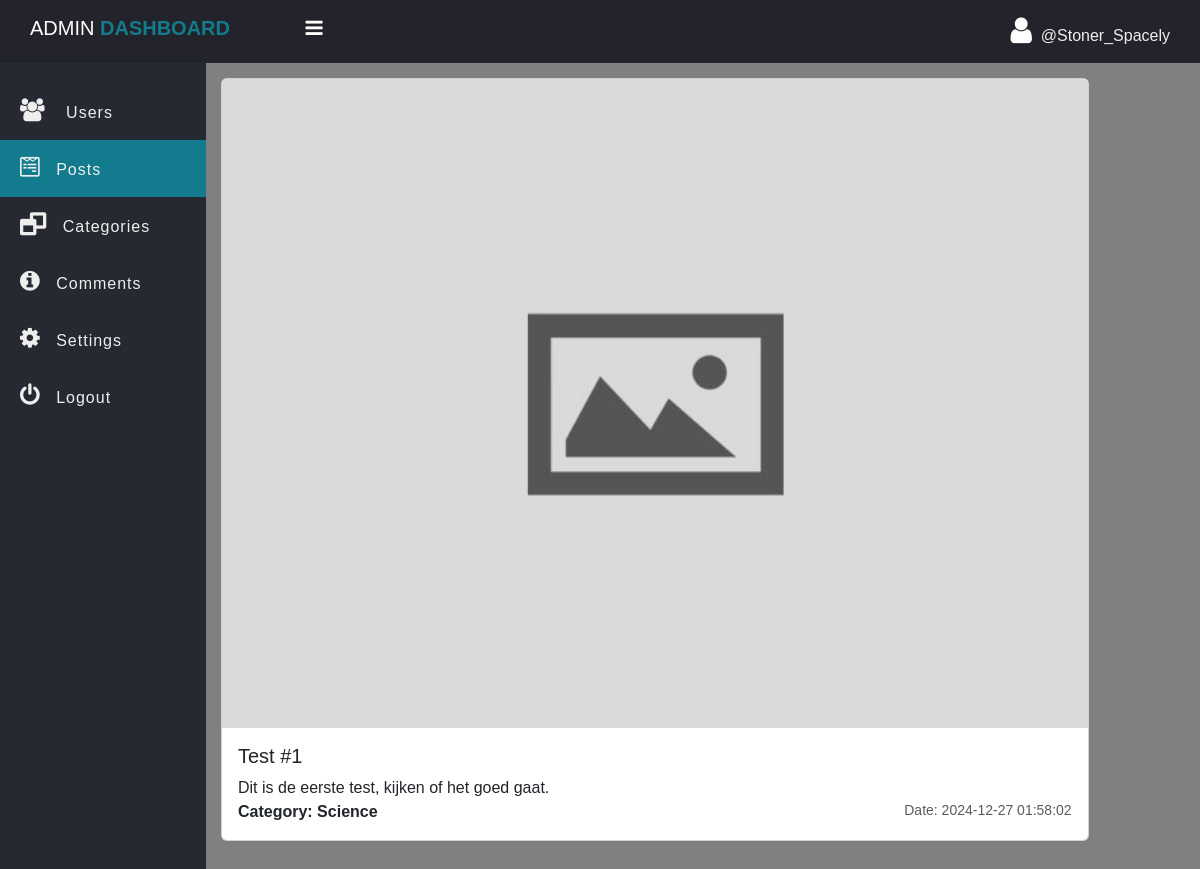
Page /admin/single_post.php?post_id=21 (signed in) on the committed database.
### tables this page shows
CREATE TABLE `post` (
  `post_id` int(11) NOT NULL,
  `post_title` varchar(127) NOT NULL,
  `post_text` text NOT NULL,
  `category` int(11) NOT NULL,
  `publish` int(2) NOT NULL DEFAULT 1,
  `cover_url` varchar(255) NOT NULL DEFAULT 'default.jpg',
  `crated_at` datetime NOT NULL DEFAULT current_timestamp()
);

CREATE TABLE `category` (
  `id` int(11) NOT NULL,
  `category` varchar(127) NOT NULL
);

### admin/data/post.php (called while the page is built, shortened)
<?php
function getById($conn, $id) {
    $sql = "SELECT * FROM post WHERE post_id=?";
    $stmt = $conn->prepare($sql);
    $stmt->execute([$id]);
    if ($stmt->rowCount() >= 1) {
        $data = $stmt->fetch();
        return $data;
    } else {
        return 0;
    }
}
function getCategoryById($conn, $id) {
    $sql = "SELECT * FROM category WHERE id=?";
    $stmt = $conn->prepare($sql);
    $stmt->execute([$id]);
    if ($stmt->rowCount() >= 1) {
        $data = $stmt->fetch();
        return $data;
    } else {
        return 0;
    }
}

### admin/single_post.php (the view, shortened to what this page needs)
<?php
if (isset($_SESSION['admin_id']) && isset($_SESSION['username']) && isset($_GET['post_id'])) {
    $post_id = $_GET['post_id'];
	include_once("data/post.php");
	include_once("../db_conn.php");
	$posts = getById($conn, $post_id);
    $category = getCategoryById($conn, $posts['category']);
 ?>
<!DOCTYPE html>
<html>
<head>
	<link rel="stylesheet" href="https://stackpath.bootstrapcdn.com/font-awesome/4.7.0/css/font-awesome.min.css">
    <link href="https://cdn.jsdelivr.net/npm/bootstrap@5.3.3/dist/css/bootstrap.min.css" rel="stylesheet">
	<link rel="stylesheet" href="../css/side-bar.css">
	<link rel="stylesheet" href="../css/style.css">
</head>
<body>
	<?php
        include "inc/side-nav.php";
    ?>
    <div class="main-table">
        <div class="card main-blog-card mb-5">
            <img src="../upload/blog/<?=$posts['cover_url'] ?>" class="card-img-top" alt="...">
            <div class="card-body">
                <h5 class="card-title"><?=$posts['post_title'] ?></h5>
                <?=$posts['post_text'] ?>
                <p class="card-text d-flex justify-content-between">
                    <b>Category: <?=$category['category']?></b>
                    <small class="text-body-secondary">Date: <?=$posts['crated_at'] ?></small>
                </p>
            </div>
        </div>
	</div>
	</section>
	</div>
</body>
</html>
<?php }else {
	header("Location: ../admin-login.php");
	exit;
} ?>

### css/side-bar.css (style rules this page uses)
* { padding: 0; margin: 0; box-sizing: border-box; font-family: arial, sans-serif; }

### css/style.css (style rules this page uses)
body { overflow-y: scroll; background-color: gray; }
img { max-width: 100%; }
.main-blog-card { width: 90%; }

### rows in the picture
post: cover_url (placeholder picture), post_title "Test #1", post_text "Dit is de eerste test, kijken of het goed gaat.", crated_at "2024-12-27 01:58:02"
category: category "Science"

### other values in the picture
$_SESSION['username'] "Stoner_Spacely"
